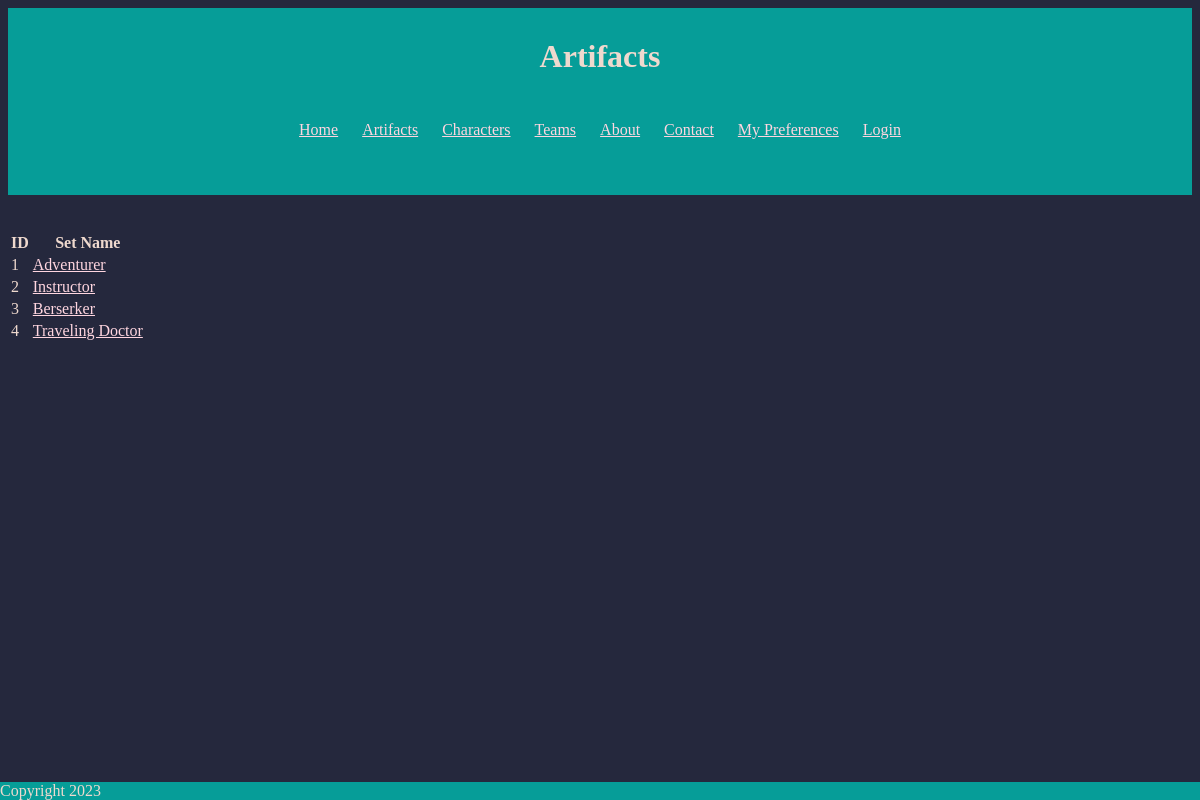
Page /ArtifactSets/ArtifactList.php on the committed database.
### tables this page shows
CREATE TABLE IF NOT EXISTS ArtifactSets(
	ArtifactSetID int not null auto_increment primary key,
    ArtifactSetName varchar(50) not null,
    ImageId int,
    Info varchar(225),
	isActive tinyint default 1
);

### dbConnector.php (called while the page is built, shortened)
<?php
function GetArtifacts($dbConn)
{
    $query = "SELECT ArtifactSetID, ArtifactSetName FROM ArtifactSets WHERE isActive = 1 order by ArtifactSetID asc";
    return @mysqli_query($dbConn, $query);
}
?>

### ArtifactSets/ArtifactList.php (the view, shortened to what this page needs)
<?php
include_once "../MyHeader.php";
$artifacts = GetArtifacts($myDbConn);
?>
<table>
    <tr>
        <th>ID</th>
        <th>Set Name</th>
    </tr>
    <?php
    while ($data = mysqli_fetch_row($artifacts))
    {
        echo "<tr>
                <td>
                    " . $data[0] . "
                </td>
                <td>
                    <a href=\"Artifact.php?ArtifactID=" . $data[0] . "\" >
                        " . $data[1] . "
                    </a>
                </td>
            </tr>";
    }
    ?>
</table>
<?php
include_once "..\MyFooter.php";
?>

### myStyle1.css (style rules this page uses)
a:link { color: #FFD6E0; }

### rows in the picture
artifactsets: ArtifactSetID "1", ArtifactSetName "Adventurer"
artifactsets: ArtifactSetID "2", ArtifactSetName "Instructor"
artifactsets: ArtifactSetID "3", ArtifactSetName "Berserker"
artifactsets: ArtifactSetID "4", ArtifactSetName "Traveling Doctor"

### other values in the picture
$myHeader "Artifacts"
